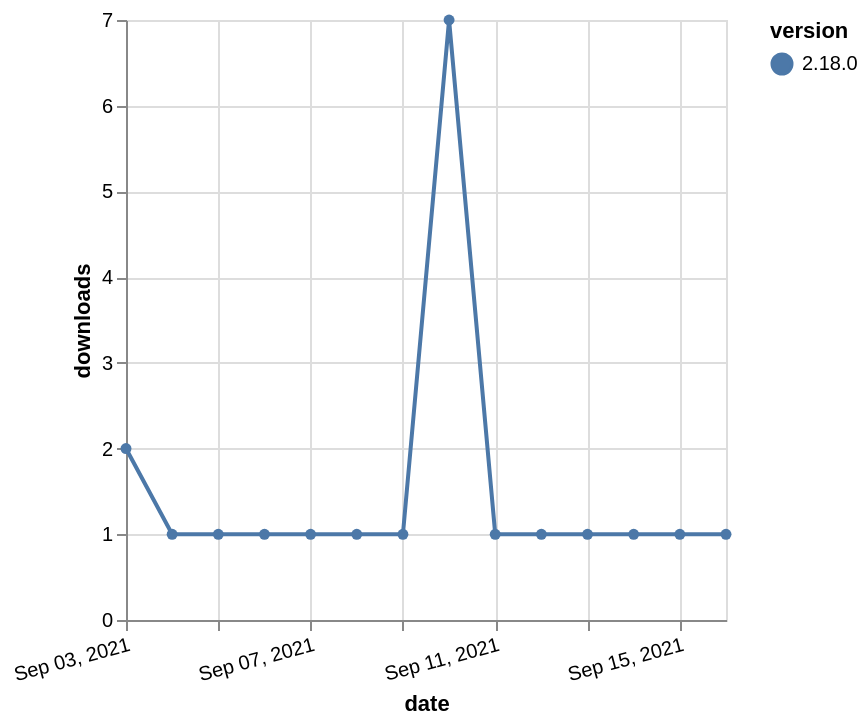

Vega-Lite specification for this chart:
### Vega-Lite specification from a JSON file in a GitHub repository (floating-point values rounded to 4 significant figures)
{"$schema": "https://vega.github.io/schema/vega-lite/v5.json", "description": "A simple bar chart with embedded data.", "data": {"values": [{"date": "2021-09-03", "total": 622, "delta": 2, "version": "2.18.0"}, {"date": "2021-09-04", "total": 623, "delta": 1, "version": "2.18.0"}, {"date": "2021-09-05", "total": 624, "delta": 1, "version": "2.18.0"}, {"date": "2021-09-06", "total": 625, "delta": 1, "version": "2.18.0"}, {"date": "2021-09-07", "total": 626, "delta": 1, "version": "2.18.0"}, {"date": "2021-09-08", "total": 627, "delta": 1, "version": "2.18.0"}, {"date": "2021-09-09", "total": 628, "delta": 1, "version": "2.18.0"}, {"date": "2021-09-10", "total": 635, "delta": 7, "version": "2.18.0"}, {"date": "2021-09-11", "total": 636, "delta": 1, "version": "2.18.0"}, {"date": "2021-09-12", "total": 637, "delta": 1, "version": "2.18.0"}, {"date": "2021-09-13", "total": 638, "delta": 1, "version": "2.18.0"}, {"date": "2021-09-14", "total": 639, "delta": 1, "version": "2.18.0"}, {"date": "2021-09-15", "total": 640, "delta": 1, "version": "2.18.0"}, {"date": "2021-09-16", "total": 641, "delta": 1, "version": "2.18.0"}]}, "width": "container", "mark": {"type": "line", "point": {"filled": true}}, "encoding": {"x": {"field": "date", "type": "temporal", "timeUnit": "yearmonthdate", "title": "date", "axis": {"labelAngle": -15}}, "y": {"field": "delta", "type": "quantitative", "title": "downloads"}, "color": {"field": "version", "type": "nominal"}, "tooltip": {"field": "delta"}}}
